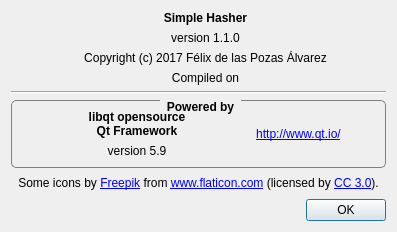
<?xml version="1.0" encoding="UTF-8"?>
<ui version="4.0">
 <class>AboutDialog</class>
 <widget class="QDialog" name="AboutDialog">
  <property name="geometry">
   <rect>
    <x>0</x>
    <y>0</y>
    <width>397</width>
    <height>232</height>
   </rect>
  </property>
  <property name="minimumSize">
   <size>
    <width>397</width>
    <height>232</height>
   </size>
  </property>
  <property name="maximumSize">
   <size>
    <width>397</width>
    <height>232</height>
   </size>
  </property>
  <property name="windowTitle">
   <string>About...</string>
  </property>
  <property name="windowIcon">
   <iconset resource="rsc/resources.qrc">
    <normaloff>:/SimpleHasher/information.svg</normaloff>:/SimpleHasher/information.svg</iconset>
  </property>
  <layout class="QVBoxLayout" name="verticalLayout">
   <item>
    <layout class="QVBoxLayout" name="verticalLayout_2">
     <item>
      <layout class="QHBoxLayout" name="horizontalLayout" stretch="0,0,0,0">
       <item>
        <spacer name="horizontalSpacer">
         <property name="orientation">
          <enum>Qt::Horizontal</enum>
         </property>
         <property name="sizeHint" stdset="0">
          <size>
           <width>40</width>
           <height>20</height>
          </size>
         </property>
        </spacer>
       </item>
       <item>
        <widget class="QLabel" name="label">
         <property name="maximumSize">
          <size>
           <width>64</width>
           <height>64</height>
          </size>
         </property>
         <property name="text">
          <string/>
         </property>
         <property name="pixmap">
          <pixmap resource="rsc/resources.qrc">:/SimpleHasher/application.svg</pixmap>
         </property>
         <property name="scaledContents">
          <bool>false</bool>
         </property>
         <property name="alignment">
          <set>Qt::AlignCenter</set>
         </property>
        </widget>
       </item>
       <item>
        <layout class="QVBoxLayout" name="verticalLayout_3">
         <item>
          <widget class="QLabel" name="label_2">
           <property name="font">
            <font>
             <weight>75</weight>
             <bold>true</bold>
            </font>
           </property>
           <property name="text">
            <string>Simple Hasher</string>
           </property>
           <property name="alignment">
            <set>Qt::AlignCenter</set>
           </property>
          </widget>
         </item>
         <item>
          <widget class="QLabel" name="m_version">
           <property name="text">
            <string>version 1.1.0</string>
           </property>
           <property name="alignment">
            <set>Qt::AlignCenter</set>
           </property>
          </widget>
         </item>
         <item>
          <widget class="QLabel" name="label_4">
           <property name="text">
            <string>Copyright (c) 2017 Félix de las Pozas Álvarez</string>
           </property>
           <property name="alignment">
            <set>Qt::AlignCenter</set>
           </property>
          </widget>
         </item>
         <item>
          <widget class="QLabel" name="m_compilationDate">
           <property name="text">
            <string>Compiled on</string>
           </property>
           <property name="alignment">
            <set>Qt::AlignCenter</set>
           </property>
          </widget>
         </item>
        </layout>
       </item>
       <item>
        <spacer name="horizontalSpacer_2">
         <property name="orientation">
          <enum>Qt::Horizontal</enum>
         </property>
         <property name="sizeHint" stdset="0">
          <size>
           <width>40</width>
           <height>20</height>
          </size>
         </property>
        </spacer>
       </item>
      </layout>
     </item>
     <item>
      <widget class="Line" name="line">
       <property name="orientation">
        <enum>Qt::Horizontal</enum>
       </property>
      </widget>
     </item>
     <item>
      <widget class="QGroupBox" name="groupBox">
       <property name="font">
        <font>
         <weight>75</weight>
         <bold>true</bold>
        </font>
       </property>
       <property name="styleSheet">
        <string notr="true">QGroupBox {
    border: 1px solid gray;
    border-radius: 5px;
    margin-top: 2ex;
}

QGroupBox::title {
    subcontrol-origin: margin;
    subcontrol-position: top center; /* position at the top center */
    padding: 0px 5px;
}</string>
       </property>
       <property name="title">
        <string>Powered by</string>
       </property>
       <property name="alignment">
        <set>Qt::AlignHCenter|Qt::AlignTop</set>
       </property>
       <property name="flat">
        <bool>false</bool>
       </property>
       <layout class="QVBoxLayout" name="verticalLayout_11">
        <item>
         <layout class="QHBoxLayout" name="horizontalLayout_7">
          <property name="topMargin">
           <number>0</number>
          </property>
          <item>
           <widget class="QLabel" name="label_3">
            <property name="maximumSize">
             <size>
              <width>32</width>
              <height>32</height>
             </size>
            </property>
            <property name="text">
             <string/>
            </property>
            <property name="pixmap">
             <pixmap resource="rsc/resources.qrc">:/SimpleHasher/qt.ico</pixmap>
            </property>
            <property name="scaledContents">
             <bool>true</bool>
            </property>
           </widget>
          </item>
          <item>
           <layout class="QVBoxLayout" name="verticalLayout_4">
            <item>
             <widget class="QLabel" name="label_26">
              <property name="font">
               <font>
                <weight>75</weight>
                <bold>true</bold>
               </font>
              </property>
              <property name="text">
               <string>libqt opensource
Qt Framework</string>
              </property>
              <property name="alignment">
               <set>Qt::AlignCenter</set>
              </property>
             </widget>
            </item>
            <item>
             <widget class="QLabel" name="m_qtVersion">
              <property name="text">
               <string>version 5.9</string>
              </property>
              <property name="alignment">
               <set>Qt::AlignCenter</set>
              </property>
             </widget>
            </item>
           </layout>
          </item>
          <item>
           <widget class="QLabel" name="label_7">
            <property name="text">
             <string>&lt;a href=&quot;http://www.qt.io/&quot;&gt;http://www.qt.io/&lt;/a&gt;</string>
            </property>
            <property name="alignment">
             <set>Qt::AlignCenter</set>
            </property>
            <property name="openExternalLinks">
             <bool>true</bool>
            </property>
           </widget>
          </item>
         </layout>
        </item>
       </layout>
      </widget>
     </item>
    </layout>
   </item>
   <item>
    <widget class="QLabel" name="label_5">
     <property name="text">
      <string>&lt;html&gt;&lt;head/&gt;&lt;body&gt;&lt;p&gt;Some icons by &lt;a href=&quot;http://www.freepik.com&quot;&gt;&lt;span style=&quot; text-decoration: underline; color:#0000ff;&quot;&gt;Freepik&lt;/span&gt;&lt;/a&gt; from &lt;a href=&quot;http://www.flaticon.com&quot;&gt;&lt;span style=&quot; text-decoration: underline; color:#0000ff;&quot;&gt;www.flaticon.com&lt;/span&gt;&lt;/a&gt; (licensed by &lt;a href=&quot;http://creativecommons.org/licenses/by/3.0/&quot;&gt;&lt;span style=&quot; text-decoration: underline; color:#0000ff;&quot;&gt;CC 3.0&lt;/span&gt;&lt;/a&gt;).&lt;/p&gt;&lt;/body&gt;&lt;/html&gt;</string>
     </property>
     <property name="alignment">
      <set>Qt::AlignCenter</set>
     </property>
    </widget>
   </item>
   <item>
    <widget class="QDialogButtonBox" name="buttonBox">
     <property name="maximumSize">
      <size>
       <width>575</width>
       <height>23</height>
      </size>
     </property>
     <property name="orientation">
      <enum>Qt::Horizontal</enum>
     </property>
     <property name="standardButtons">
      <set>QDialogButtonBox::Ok</set>
     </property>
    </widget>
   </item>
  </layout>
 </widget>
 <resources>
  <include location="rsc/resources.qrc"/>
 </resources>
 <connections>
  <connection>
   <sender>buttonBox</sender>
   <signal>accepted()</signal>
   <receiver>AboutDialog</receiver>
   <slot>accept()</slot>
   <hints>
    <hint type="sourcelabel">
     <x>248</x>
     <y>254</y>
    </hint>
    <hint type="destinationlabel">
     <x>157</x>
     <y>274</y>
    </hint>
   </hints>
  </connection>
  <connection>
   <sender>buttonBox</sender>
   <signal>rejected()</signal>
   <receiver>AboutDialog</receiver>
   <slot>reject()</slot>
   <hints>
    <hint type="sourcelabel">
     <x>316</x>
     <y>260</y>
    </hint>
    <hint type="destinationlabel">
     <x>286</x>
     <y>274</y>
    </hint>
   </hints>
  </connection>
 </connections>
</ui>
